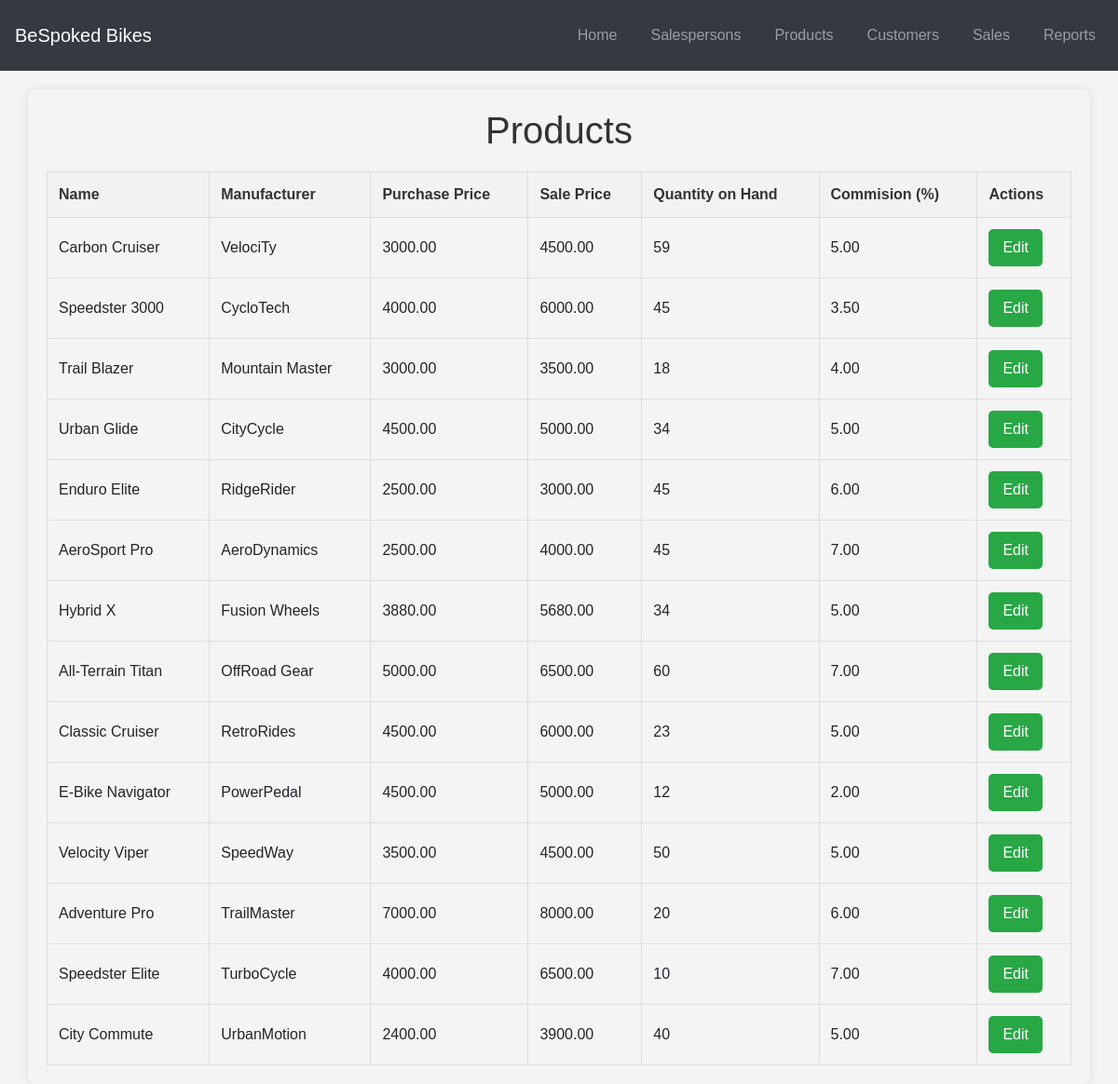
Screenshot of /products/ with the database file from the repository.
### sales/models.py (models this page shows, shortened)
class Product(models.Model):
    name = models.CharField(max_length=100, unique=True)
    manufacturer = models.CharField(max_length=100)
    style = models.CharField(max_length=50)
    purchase_price = models.DecimalField(max_digits=10, decimal_places=2)
    sale_price = models.DecimalField(max_digits=10, decimal_places=2)
    qty_on_hand = models.PositiveIntegerField(validators=[MinValueValidator(0)])
    commission_percentage = models.DecimalField(max_digits=5, decimal_places=2)

### sales/views.py (the view)
# urls.py: path('products/', views.product_list, name='product_list'),
def product_list(request):
    products = Product.objects.all()
    return render(request, 'sales/product_list.html', {'products': products, 'title':'Products'})

### sales/templates/sales/product_list.html (shortened to what this page needs)
{% extends "sales/base.html" %}
{% load static %}
{% block content %}
<link rel="stylesheet" href="{% static 'css/styles.css' %}">
<div class="container">
    <h1>Products</h1>
    <table>
        <thead>
            <tr>
                <th>Name</th>
                <th>Manufacturer</th>
                <th>Purchase Price</th>
                <th>Sale Price</th>
                <th>Quantity on Hand</th>
                <th>Commision (%)</th>
                <th>Actions</th>
            </tr>
        </thead>
        <tbody>
            {% for product in products %}
                <tr>
                    <td>{{ product.name }}</td>
                    <td>{{ product.manufacturer }}</td>
                    <td>{{ product.purchase_price }}</td>
                    <td>{{ product.sale_price }}</td>
                    <td>{{ product.qty_on_hand }}</td>
                    <td>{{ product.commission_percentage }}</td>
                    <td>
                        <a href="{% url 'product_update' product.pk %}" class="btn btn-edit">Edit</a>
                    </td>
                </tr>
            {% empty %}
                <tr>
                    <td colspan="3" style="text-align: center;">No products available.</td>
                </tr>
            {% endfor %}
        </tbody>
    </table>
</div>
{% endblock %}

### sales/static/css/styles.css (style rules this page uses)
body { font-family: Arial, sans-serif; }
.container { background: #black; padding: 20px; border-radius: 8px; box-shadow: 0 0 10px rgba(0, 0, 0, 0.1); }
h1 { text-align: center; color: #333; margin-bottom: 20px; }
table { width: 100%; border-collapse: collapse; }
th, td { padding: 10px; border: 1px solid #ddd; text-align: left; }
a { color: #007bff; text-decoration: none; }

### sales/templates/sales/product_list.html (style rules this page uses)
body { font-family: Arial, sans-serif; background-color: #f4f4f4; margin: 0; padding: 0; }
h1 { text-align: center; color: #333; margin-bottom: 20px; }
table { width: 100%; border-collapse: collapse; }
th, td { padding: 12px; text-align: left; border-bottom: 1px solid #ddd; }
th { background-color: #f2f2f2; color: #333; }
.btn { display: inline-block; padding: 8px 15px; border: none; border-radius: 5px; color: #fff; background-color: #007bff; text-decoration: none; text-align: center; }
.btn-edit { background-color: #28a745; }

### rows the page displays
Product: name "Carbon Cruiser", manufacturer "VelociTy", purchase_price "3000.00", sale_price "4500.00", qty_on_hand "59", commission_percentage "5.00"
Product: name "Speedster 3000", manufacturer "CycloTech", purchase_price "4000.00", sale_price "6000.00", qty_on_hand "45", commission_percentage "3.50"
Product: name "Trail Blazer", manufacturer "Mountain Master", purchase_price "3000.00", sale_price "3500.00", qty_on_hand "18", commission_percentage "4.00"
Product: name "Urban Glide", manufacturer "CityCycle", purchase_price "4500.00", sale_price "5000.00", qty_on_hand "34", commission_percentage "5.00"
Product: name "Enduro Elite", manufacturer "RidgeRider", purchase_price "2500.00", sale_price "3000.00", qty_on_hand "45", commission_percentage "6.00"
Product: name "AeroSport Pro", manufacturer "AeroDynamics", purchase_price "2500.00", sale_price "4000.00", qty_on_hand "45", commission_percentage "7.00"
Product: name "Hybrid X", manufacturer "Fusion Wheels", purchase_price "3880.00", sale_price "5680.00", qty_on_hand "34", commission_percentage "5.00"
Product: name "All-Terrain Titan", manufacturer "OffRoad Gear", purchase_price "5000.00", sale_price "6500.00", qty_on_hand "60", commission_percentage "7.00"
Product: name "Classic Cruiser", manufacturer "RetroRides", purchase_price "4500.00", sale_price "6000.00", qty_on_hand "23", commission_percentage "5.00"
Product: name "E-Bike Navigator", manufacturer "PowerPedal", purchase_price "4500.00", sale_price "5000.00", qty_on_hand "12", commission_percentage "2.00"
Product: name "Velocity Viper", manufacturer "SpeedWay", purchase_price "3500.00", sale_price "4500.00", qty_on_hand "50", commission_percentage "5.00"
Product: name "Adventure Pro", manufacturer "TrailMaster", purchase_price "7000.00", sale_price "8000.00", qty_on_hand "20", commission_percentage "6.00"
Product: name "Speedster Elite", manufacturer "TurboCycle", purchase_price "4000.00", sale_price "6500.00", qty_on_hand "10", commission_percentage "7.00"
Product: name "City Commute", manufacturer "UrbanMotion", purchase_price "2400.00", sale_price "3900.00", qty_on_hand "40", commission_percentage "5.00"
